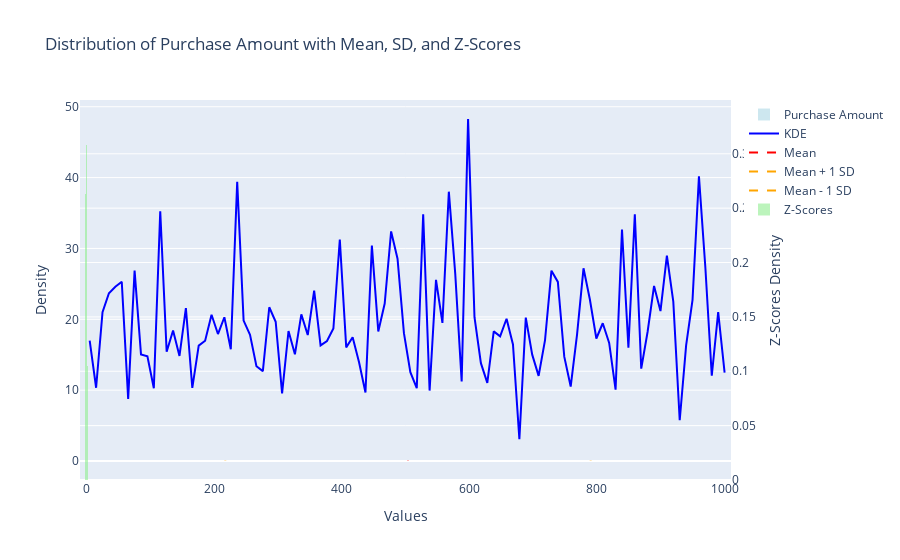

The notebook cell this image was saved under:
### Code cell
import pandas as pd
import numpy as np
import plotly.graph_objects as go
import plotly.express as px

# Sample DataFrame (replace with your actual DataFrame)
# df = pd.read_csv('your_dataset.csv')

# Calculate statistics
mean_purchase_amount = df['Purchase Amount ($)'].mean()
std_dev_purchase_amount = df['Purchase Amount ($)'].std()

# Calculate z-scores
df['Z-Score'] = (df['Purchase Amount ($)'] - mean_purchase_amount) / std_dev_purchase_amount

# Create a histogram of Purchase Amount with a KDE
fig = go.Figure()

# Histogram for Purchase Amount
fig.add_trace(go.Histogram(
    x=df['Purchase Amount ($)'],
    name='Purchase Amount',
    opacity=0.6,
    histnorm='probability density',  # Normalizes the histogram
    marker_color='lightblue',
))

# Add a KDE line for Purchase Amount
kde_x = np.linspace(df['Purchase Amount ($)'].min(), df['Purchase Amount ($)'].max(), 100)
kde_y = px.data.tips()['total_bill'].values # You can use your KDE calculation here

fig.add_trace(go.Scatter(
    x=kde_x,
    y=kde_y,
    mode='lines',
    name='KDE',
    line=dict(color='blue', width=2)
))

# Add mean and standard deviation lines
fig.add_trace(go.Scatter(
    x=[mean_purchase_amount, mean_purchase_amount],
    y=[0, 0.04],  # Adjust y based on the density
    mode='lines',
    name='Mean',
    line=dict(color='red', dash='dash')
))

fig.add_trace(go.Scatter(
    x=[mean_purchase_amount + std_dev_purchase_amount, mean_purchase_amount + std_dev_purchase_amount],
    y=[0, 0.04],
    mode='lines',
    name='Mean + 1 SD',
    line=dict(color='orange', dash='dash')
))

fig.add_trace(go.Scatter(
    x=[mean_purchase_amount - std_dev_purchase_amount, mean_purchase_amount - std_dev_purchase_amount],
    y=[0, 0.04],
    mode='lines',
    name='Mean - 1 SD',
    line=dict(color='orange', dash='dash')
))

# Create a second y-axis for Z-Scores
fig.add_trace(go.Histogram(
    x=df['Z-Score'],
    name='Z-Scores',
    opacity=0.6,
    histnorm='probability density',
    marker_color='lightgreen',
    yaxis='y2'
))

# Update layout
fig.update_layout(
    title='Distribution of Purchase Amount with Mean, SD, and Z-Scores',
    xaxis_title='Values',
    yaxis_title='Density',
    yaxis2=dict(title='Z-Scores Density', overlaying='y', side='right'),
    barmode='overlay',
)

# Show the plot
fig.show()

### Figure 1 — Plotly figure (JSON) as saved in the notebook; plotly's stock layout.template omitted (floating-point values rounded to 4 significant figures; data arrays with more than 128 entries replaced by an {"elided": "..."} marker saying what was removed)
{"data": [{"histnorm": "probability density", "marker": {"color": "lightblue"}, "name": "Purchase Amount", "opacity": 0.6, "type": "histogram", "x": {"elided": "10000 float values"}}, {"line": {"color": "blue", "width": 2}, "mode": "lines", "name": "KDE", "type": "scatter", "x": [5.19, 15.24, 25.29, 35.34, 45.38, 55.43, 65.48, 75.53, 85.58, 95.63, 105.7, 115.7, 125.8, 135.8, 145.9, 155.9, 166.0, 176.0, 186.1, 196.1, 206.2, 216.2, 226.3, 236.3, 246.4, 256.4, 266.4, 276.5, 286.5, 296.6, 306.6, 316.7, 326.7, 336.8, 346.8, 356.9, 366.9, 377.0, 387.0, 397.1, 407.1, 417.2, 427.2, 437.3, 447.3, 457.4, 467.4, 477.5, 487.5, 497.6, 507.6, 517.7, 527.7, 537.8, 547.8, 557.9, 567.9, 577.9, 588.0, 598.0, 608.1, 618.1, 628.2, 638.2, 648.3, 658.3, 668.4, 678.4, 688.5, 698.5, 708.6, 718.6, 728.7, 738.7, 748.8, 758.8, 768.9, 778.9, 789.0, 799.0, 809.1, 819.1, 829.2, 839.2, 849.3, 859.3, 869.4, 879.4, 889.4, 899.5, 909.5, 919.6, 929.6, 939.7, 949.7, 959.8, 969.8, 979.9, 989.9, 1000.0], "y": {"elided": "244 float values"}}, {"line": {"color": "red", "dash": "dash"}, "mode": "lines", "name": "Mean", "type": "scatter", "x": [503.9, 503.9], "y": [0, 0.04]}, {"line": {"color": "orange", "dash": "dash"}, "mode": "lines", "name": "Mean + 1 SD", "type": "scatter", "x": [790.1, 790.1], "y": [0, 0.04]}, {"line": {"color": "orange", "dash": "dash"}, "mode": "lines", "name": "Mean - 1 SD", "type": "scatter", "x": [217.7, 217.7], "y": [0, 0.04]}, {"histnorm": "probability density", "marker": {"color": "lightgreen"}, "name": "Z-Scores", "opacity": 0.6, "type": "histogram", "x": {"elided": "10000 float values"}, "yaxis": "y2"}], "layout": {"barmode": "overlay", "title": {"text": "Distribution of Purchase Amount with Mean, SD, and Z-Scores"}, "xaxis": {"title": {"text": "Values"}}, "yaxis": {"title": {"text": "Density"}}, "yaxis2": {"overlaying": "y", "side": "right", "title": {"text": "Z-Scores Density"}}}}
